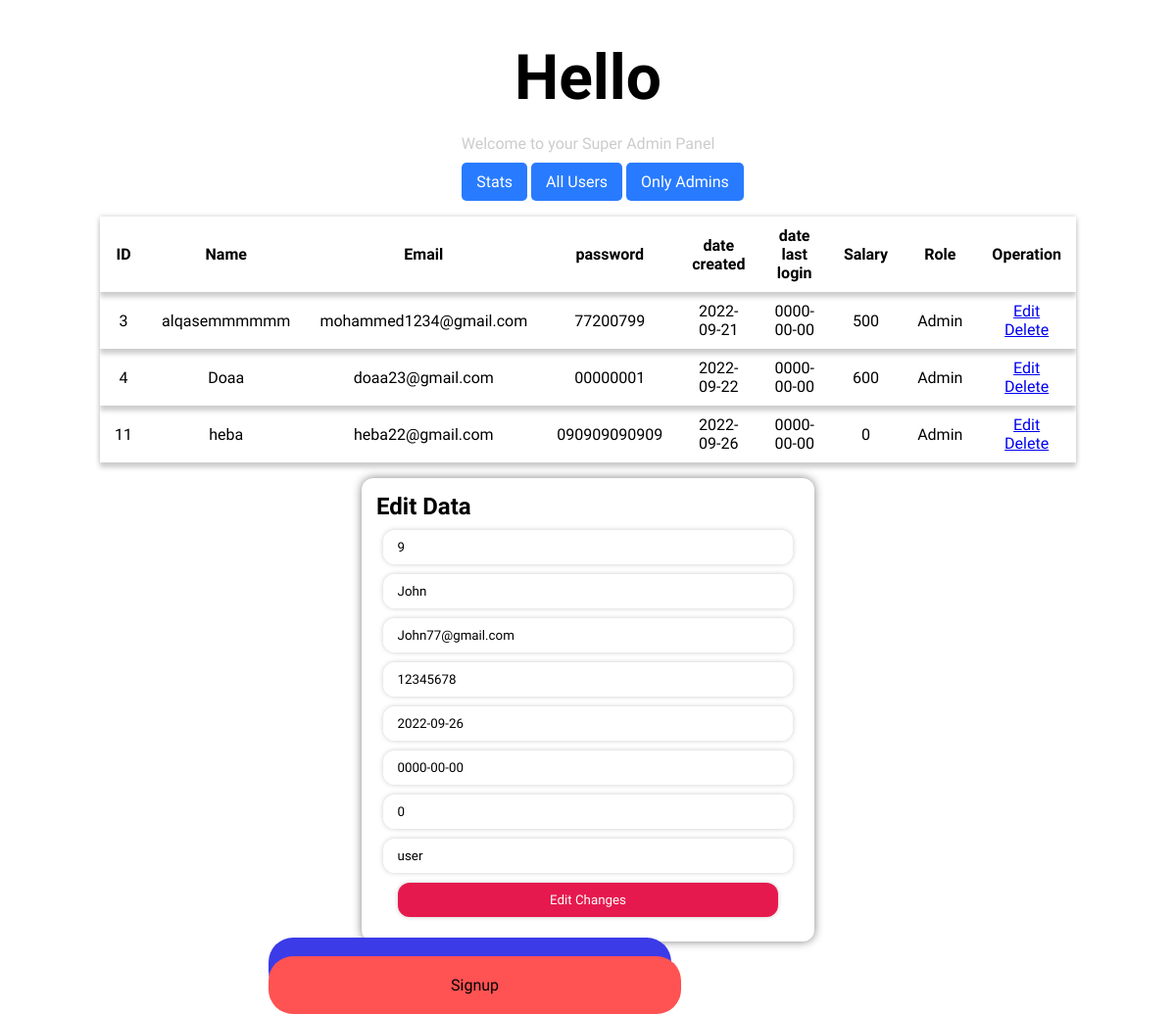
/main/superadmin.php?edit=9, run on the app's committed database.
### tables this page shows
CREATE TABLE `user` (
  `id` int(50) NOT NULL,
  `firstname` varchar(100) NOT NULL,
  `middlename` varchar(100) NOT NULL,
  `lastname` varchar(100) NOT NULL,
  `familyname` varchar(100) NOT NULL,
  `email` varchar(100) NOT NULL,
  `password` varchar(100) NOT NULL,
  `phone` bigint(100) NOT NULL,
  `dob` varchar(100) NOT NULL,
  `date_created` date NOT NULL,
  `date_lastLogged` date NOT NULL,
  `role` varchar(100) NOT NULL,
  `salary` int(100) NOT NULL
);

### main/superadmin.php (the view, shortened to what this page needs)
<?php
    require_once("../includes/connection.php");
?>
<!DOCTYPE html>
<html lang="en">
<head>
    <link href="../css/style.css" rel="stylesheet">
</head>
<body>
<section id="home" class="homeContainer">
        <div class="welcomeContainer">
            <div class="welcomeTitle">
                <h1>Hello <?php echo $_SESSION['username']; ?></h1>
            </div>
            <div class="welcomeSubTitle">
                <p>Welcome to your Super Admin Panel</p>
            </div>
            <div class="stats">
                <a href="stats.php">Stats</a>
                <a href="superadmin.php?user=all">All Users</a>
                <a href="superadmin.php">Only Admins</a>
            </div>
                        <?php
                $fetchDetails = mysqli_query($conn, "SELECT * FROM user where role = 'Admin'");
                if(!isset($_GET['user']))
                {
                ?>
                <div id="adminOne" class="tableContainer">
                    <table>
                        <tr>
                            <th>ID</th>
                            <th>Name</th>
                            <th>Email</th>
                            <th>password</th>
                            <th>date created</th>
                            <th>date last login</th>
                            <th>Salary</th>
                            <th>Role</th>
                            <th>Operation</th>
                        </tr>
                        <?php
                        while($data = mysqli_fetch_array($fetchDetails))
                        {
                            ?>
                            <tr>
                                <td><?php echo $data['id']; ?></td>
                                <td><?php echo $data['firstname']; ?></td>
                                <td><?php echo $data['email']; ?></td>
                                <td><?php echo $data['password']; ?></td>
                                <td><?php echo $data['date_created']; ?></td>
                                <td><?php echo $data['date_lastLogged']; ?></td>
                                <td><?php echo $data['salary']; ?></td>
                                <td><?php echo $data['role']; ?></td>
                                <td>
                                    <a href="<?php echo 'superadmin.php?edit='. $data['id']; ?>">Edit</a>
                                    <a href="<?php echo 'index.php?delete='. $data['id']; ?>">Delete</a>
                                </td>
                            </tr>
                            <?php
                        }
                        ?>
                    </table>
                </div>
                <?php
                }
            ?>
            <?php
                if(isset($_GET['edit']))
                {
                    $editId = $_GET['edit'];
                    $dataToEdit = mysqli_query($conn, "SELECT * FROM user WHERE id = '$editId'");
                    $toEditData = mysqli_fetch_array($dataToEdit);
                    ?>
                    <form class="editForm" action="" method="GET">
                        <h1>Edit Data</h1>
                        <input type="text" name="editId" value="<?php echo $editId; ?>" readonly>
                        <input type="text" name="nameEdit" value="<?php echo $toEditData['firstname']; ?>">
                        <input type="text" name="emailEdit" value="<?php echo $toEditData['email']; ?>">
                        <input type="text" name="passEdit" value="<?php echo $toEditData['password']; ?>">
                        <input type="text" name="dateCreatedEdit" value="<?php echo $toEditData['date_created']; ?>" readonly>
                        <input type="text" name="lastLoggedEdit" value="<?php echo $toEditData['date_lastLogged']; ?>" readonly>
                        <input type="text" name="salaryEdit" value="<?php echo $toEditData['salary']; ?>">
                        <input type="text" name="roleEdit" value="<?php echo $toEditData['role']; ?>">
                        <input type="submit" value="Edit Changes" />
                    </form>
                    <?php
                }
            ?>
            <div class="welcomeBtns">
                <div class="btns">
                    <?php if(isset($_SESSION['login'])): ?>
                        <a style="margin: 0 0 0 180px; position: relative; top: 100px;" class="login" href="../pages/logout.php">Logout</a>
                    <?php else: ?>
                        <a class="login" href="../pages/login.php">Login</a>
                        <a class="signup" href="../pages/signup.php">Signup</a>
                    <?php endif; ?>
                </div>
            </div>
        </div>
    </section>
</body>
</html>

### css/style.css (style rules this page uses)
* { margin: 0; padding: 0; font-family: 'K2D', sans-serif; }
#home { width: 100%; height: 90vh; }
.welcomeContainer { width: 90%; margin: 2rem auto; height: 95vh; }
.welcomeTitle { padding: 10px 15px; }
.welcomeTitle h1 { text-align: center; font-size: 4em; }
.welcomeSubTitle { padding: 10px 15px; }
.welcomeSubTitle p { text-align: center; color: #ccc; }
.welcomeBtns { width: 90%; margin: 1rem auto; }
.welcomeBtns a { text-decoration: none; padding: 20px 186px; border-radius: 25px; color: #000; }
.welcomeBtns .btns { width: 80%; margin: 0 0 0 10rem; }
.welcomeBtns .login { background: #3b3be8; color: #fff; transition: 350ms ease-in-out; }
.welcomeBtns .signup { background: #ff5252; transition: 350ms ease-in-out; }
table { width: 90%; margin: 1rem auto; box-shadow: 0 0 5px #ccc; border-collapse: collapse; }
table th, table td { text-align: center; padding: 10px 15px; }
table tr { box-shadow: 0 5px 5px #ccc; }
.editForm { width: 40%; padding: 15px; border-radius: 12px; box-shadow: 0 0 10px rgba(0,0,0,0.5); margin: 0 auto; }
.editForm input { display: block; padding: 10px 15px; width: 90%; margin: 10px auto; border: none; background: none; background: rgba(255, 255, 255, 0.7); border-radius: 12px; box-shadow: 0 0 5px #ccc; }
.editForm input[type=submit] { background: #E6194e; color: #fff; transition: 350ms ease-in-out; }
.stats { width: 100%; padding: 10px 15px; text-align: center; }
.stats a { text-decoration: none; text-align: center; color: #fff; padding: 10px 15px; background: #287bff; border-radius: 5px; }

### data on the page
user: id "3", firstname "alqasemmmmmm", email "mohammed1234@gmail.com", password "77200799", date_created "2022-09-21", date_lastLogged "0000-00-00", salary "500", role "Admin"
user: id "4", firstname "Doaa", email "doaa23@gmail.com", password "00000001", date_created "2022-09-22", date_lastLogged "0000-00-00", salary "600", role "Admin"
user: id "11", firstname "heba", email "heba22@gmail.com", password "090909090909", date_created "2022-09-26", date_lastLogged "0000-00-00", salary "0", role "Admin"
user: nameEdit "John", emailEdit "John77@gmail.com", passEdit "12345678", dateCreatedEdit "2022-09-26", lastLoggedEdit "0000-00-00", salaryEdit "0", roleEdit "user"
